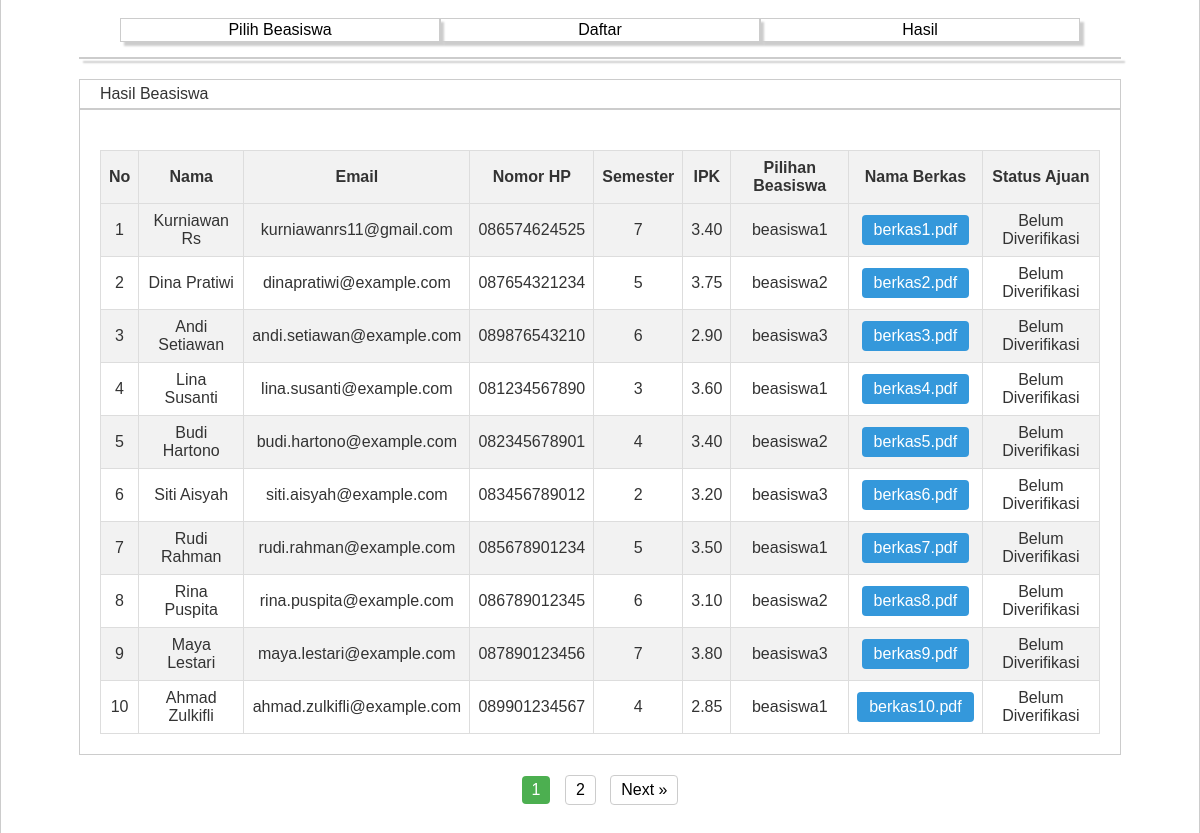
Screenshot of /hasil.php with the database file from the repository.
### tables this page shows
CREATE TABLE `data_beasiswa` (
  `id` int(11) NOT NULL,
  `nama` varchar(100) NOT NULL,
  `email` varchar(100) NOT NULL,
  `nomor_hp` varchar(20) NOT NULL,
  `semester` int(11) NOT NULL,
  `ipk` decimal(3,2) DEFAULT NULL,
  `beasiswa` varchar(50) NOT NULL,
  `berkas` varchar(255) NOT NULL,
  `status_ajuan` varchar(100) NOT NULL
);

### hasil.php (the view, shortened to what this page needs)
<?php
include 'conn.php';
$limit = 10;
$page = isset($_GET['page']) ? (int)$_GET['page'] : 1;
$offset = ($page - 1) * $limit;
$totalQuery = "SELECT COUNT(*) as total FROM data_beasiswa";
$totalResult = mysqli_query($conn, $totalQuery);
$totalRow = mysqli_fetch_assoc($totalResult);
$totalData = $totalRow['total'];
$totalPages = ceil($totalData / $limit);
$query = "SELECT * FROM data_beasiswa LIMIT $limit OFFSET $offset";
$result = mysqli_query($conn, $query);
?>
<!DOCTYPE html>
<html lang="en">
<head>
    <link rel="stylesheet" type="text/css" href="style.css">
</head>
<body>
    <div class="container">
        <div class="menu-bar">
            <div class="menu-item">
                <a href="pilih-beasiswa.php">Pilih Beasiswa</a>
            </div>
            <div class="menu-item">
                <a href="index.php">Daftar</a>
            </div>
            <div class="menu-item">
                <a href="hasil.php">Hasil</a>
            </div>
        </div>
        <div class="black-bar"></div>
        <div class="card-title-2">Hasil Beasiswa</div>
        <div class="tabel-container">
            <table>
                <tr>
                    <th>No</th>
                    <th>Nama</th>
                    <th>Email</th>
                    <th>Nomor HP</th>
                    <th>Semester</th>
                    <th>IPK</th>
                    <th>Pilihan Beasiswa</th>
                    <th>Nama Berkas</th>
                    <th>Status Ajuan</th>
                </tr>
                <?php
                $no = $offset + 1;
                while ($row = mysqli_fetch_assoc($result)) {
                    echo "<tr>";
                    echo "<td>" . $no . "</td>";
                    echo "<td>" . $row['nama'] . "</td>";
                    echo "<td>" . $row['email'] . "</td>";
                    echo "<td>" . $row['nomor_hp'] . "</td>";
                    echo "<td>" . $row['semester'] . "</td>";
                    echo "<td>" . $row['ipk'] . "</td>";
                    echo "<td>" . $row['beasiswa'] . "</td>";
                    echo "<td>";
                    $fileLink = 'berkas/' . $row['berkas'];
                    echo '<a href="' . $fileLink . '" class="berkas-btn" target="_blank">' . $row['berkas'] . '</a>';
                    echo "</td>";
                    echo "<td>" . ($row['status_ajuan'] ? $row['status_ajuan'] : 'Belum Diverifikasi') . "</td>";
                    echo "</tr>";
                    $no++;
                }
                ?>
            </table>
        </div>
        <div class="pagination">
            <?php for ($i = 1; $i <= $totalPages; $i++): ?>
                <a href="hasil.php?page=<?php echo $i; ?>" class="<?php echo ($i == $page) ? 'active' : ''; ?>"><?php echo $i; ?></a>
            <?php endfor; ?>
            <?php if ($page < $totalPages): ?>
                <a href="hasil.php?page=<?php echo $page + 1; ?>">Next &raquo;</a>
            <?php endif; ?>
        </div>
    </div>
</body>
</html>

### style.css (style rules this page uses)
body { font-family: Arial, sans-serif; }
.menu-bar { position: relative; display: grid; grid-template-columns: auto auto auto; align-items: center; justify-content: center; overflow: hidden; width: 100%; padding-bottom: 10px; }
.menu-item { padding-block: 2px; padding-inline: 10px; border: 1px solid #ccc; box-shadow: 4px 4px 2px rgba(0, 0, 0, 0.2); text-align: center; width: 20rem; cursor: pointer; }
.menu-item a { text-decoration: none; color: black; font-weight: normal; padding-inline: 6rem; }
.container { position: absolute; top: 50%; left: 50%; transform: translate(-50%, -50%); padding-top: 15px; padding-bottom: 20px; border: 1px solid #ccc; width: 65%; height: 900px; min-height: 600px; overflow-y: auto; background-color: #fff; }
.black-bar { width: 90%; height: 2px; background-color: white; border: 1px solid #ccc; box-shadow: 4px 4px 2px rgba(0, 0, 0, 0.2); margin: 5px auto 20px auto; }
.card-title-2 { width: 90%; margin: 0 auto; padding: 5px 20px; border: 1px solid #ccc; }
.tabel-container { width: 90%; margin: 0 auto; padding: 20px; padding-top: 40px; border: 1px solid #ccc; }
table { width: 100%; border-collapse: collapse; }
table, th, td { border: 1px solid #ddd; }
th, td { padding: 8px; text-align: center; }
th { background-color: #f2f2f2; }
tr:nth-child(even) { background-color: #f2f2f2; }
.berkas-btn { display: inline-block; padding: 6px 12px; background-color: #3498db; color: #ffffff; text-decoration: none; border: none; border-radius: 4px; cursor: pointer; }
.pagination { text-align: center; margin-top: 20px; }
.pagination a { display: inline-block; margin: 0 5px; padding: 5px 10px; text-decoration: none; border: 1px solid #ccc; color: black; border-radius: 4px; }
.pagination a.active { background-color: #4CAF50; color: white; border: none; }
* { margin: 0; padding: 0; box-sizing: border-box; }
body { font-family: Arial, sans-serif; background-color: #f4f4f4; color: #333; }
.container { width: 100%; max-width: 1200px; margin: 0 auto; padding: 20px; }

### rows the page displays
data_beasiswa: nama "Kurniawan Rs", email "kurniawanrs11@gmail.com", nomor_hp "086574624525", semester "7", ipk "3.40", beasiswa "beasiswa1", berkas "berkas1.pdf", status_ajuan "Belum Diverifikasi"
data_beasiswa: nama "Dina Pratiwi", email "dinapratiwi@example.com", nomor_hp "087654321234", semester "5", ipk "3.75", beasiswa "beasiswa2", berkas "berkas2.pdf", status_ajuan "Belum Diverifikasi"
data_beasiswa: nama "Andi Setiawan", email "andi.setiawan@example.com", nomor_hp "089876543210", semester "6", ipk "2.90", beasiswa "beasiswa3", berkas "berkas3.pdf", status_ajuan "Belum Diverifikasi"
data_beasiswa: nama "Lina Susanti", email "lina.susanti@example.com", nomor_hp "081234567890", semester "3", ipk "3.60", beasiswa "beasiswa1", berkas "berkas4.pdf", status_ajuan "Belum Diverifikasi"
data_beasiswa: nama "Budi Hartono", email "budi.hartono@example.com", nomor_hp "082345678901", semester "4", ipk "3.40", beasiswa "beasiswa2", berkas "berkas5.pdf", status_ajuan "Belum Diverifikasi"
data_beasiswa: nama "Siti Aisyah", email "siti.aisyah@example.com", nomor_hp "083456789012", semester "2", ipk "3.20", beasiswa "beasiswa3", berkas "berkas6.pdf", status_ajuan "Belum Diverifikasi"
data_beasiswa: nama "Rudi Rahman", email "rudi.rahman@example.com", nomor_hp "085678901234", semester "5", ipk "3.50", beasiswa "beasiswa1", berkas "berkas7.pdf", status_ajuan "Belum Diverifikasi"
data_beasiswa: nama "Rina Puspita", email "rina.puspita@example.com", nomor_hp "086789012345", semester "6", ipk "3.10", beasiswa "beasiswa2", berkas "berkas8.pdf", status_ajuan "Belum Diverifikasi"
data_beasiswa: nama "Maya Lestari", email "maya.lestari@example.com", nomor_hp "087890123456", semester "7", ipk "3.80", beasiswa "beasiswa3", berkas "berkas9.pdf", status_ajuan "Belum Diverifikasi"
data_beasiswa: nama "Ahmad Zulkifli", email "ahmad.zulkifli@example.com", nomor_hp "089901234567", semester "4", ipk "2.85", beasiswa "beasiswa1", berkas "berkas10.pdf", status_ajuan "Belum Diverifikasi"
